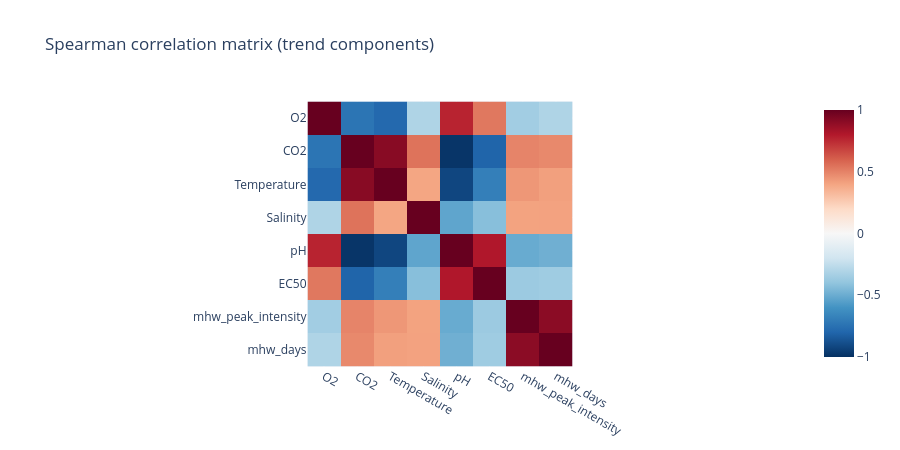

The code cell stored with this chart in its notebook:
### Markdown cell above
### Correlation matrix (Spearman, trend components, whole record)

### Code cell
corr_all = pd.read_csv(RESULTS / "corr_all.csv", index_col=0)
fig = px.imshow(corr_all, color_continuous_scale="RdBu_r", zmin=-1, zmax=1,
                 title="Spearman correlation matrix (trend components)")
fig.update_layout(height=450)
fig.show()

### Figure 1 — Plotly figure (JSON) as saved in the notebook; plotly's stock layout.template omitted (floating-point values rounded to 4 significant figures)
{"data": [{"coloraxis": "coloraxis", "hovertemplate": "x: %{x}<br>y: %{y}<br>color: %{z}<extra></extra>", "name": "0", "type": "heatmap", "x": ["O2", "CO2", "Temperature", "Salinity", "pH", "EC50", "mhw_peak_intensity", "mhw_days"], "xaxis": "x", "y": ["O2", "CO2", "Temperature", "Salinity", "pH", "EC50", "mhw_peak_intensity", "mhw_days"], "yaxis": "y", "z": [[1.0, -0.7324, -0.7845, -0.3078, 0.7688, 0.5308, -0.3499, -0.3081], [-0.7324, 1.0, 0.9121, 0.5462, -0.9801, -0.8046, 0.4952, 0.4816], [-0.7845, 0.9121, 1.0, 0.3961, -0.918, -0.6895, 0.4413, 0.4134], [-0.3078, 0.5462, 0.3961, 1.0, -0.5287, -0.4244, 0.4068, 0.409], [0.7688, -0.9801, -0.918, -0.5287, 1.0, 0.8065, -0.5053, -0.4871], [0.5308, -0.8046, -0.6895, -0.4244, 0.8065, 1.0, -0.3676, -0.3593], [-0.3499, 0.4952, 0.4413, 0.4068, -0.5053, -0.3676, 1.0, 0.9032], [-0.3081, 0.4816, 0.4134, 0.409, -0.4871, -0.3593, 0.9032, 1.0]]}], "layout": {"coloraxis": {"cmax": 1, "cmin": -1, "colorscale": [[0, "rgb(5,48,97)"], [0.1, "rgb(33,102,172)"], [0.2, "rgb(67,147,195)"], [0.3, "rgb(146,197,222)"], [0.4, "rgb(209,229,240)"], [0.5, "rgb(247,247,247)"], [0.6, "rgb(253,219,199)"], [0.7, "rgb(244,165,130)"], [0.8, "rgb(214,96,77)"], [0.9, "rgb(178,24,43)"], [1, "rgb(103,0,31)"]]}, "height": 450, "title": {"text": "Spearman correlation matrix (trend components)"}, "xaxis": {"anchor": "y", "constrain": "domain", "domain": [0, 1], "scaleanchor": "y"}, "yaxis": {"anchor": "x", "autorange": "reversed", "constrain": "domain", "domain": [0, 1]}}}
